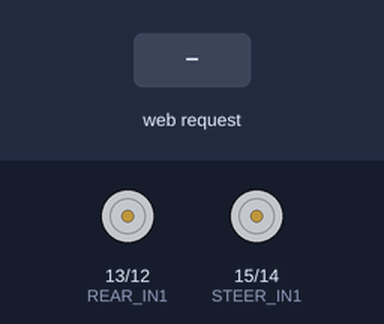
Recording of a sketch running on a simulated ESP32. Parts: motor-driver pin pairs drawn as motors (green arrow = first pin HIGH = forward, orange = second pin HIGH = backward, longer = more drive). Inputs (shaded band) come from the test bench. What the sketch prints to the serial monitor is not drawn.

Above: at 1.5 s.
1.6 s: HTTP request GET /drive?rear=1 received
At 2.4 s:
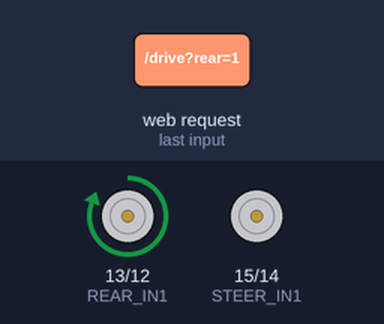
4.6 s: HTTP request GET /drive?steer=1 received
At 5.9 s:
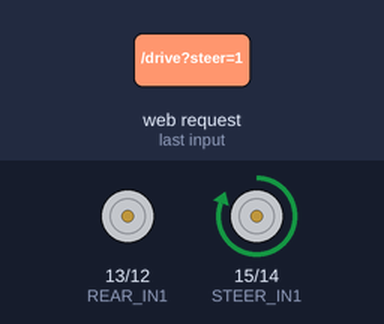
7.6 s: HTTP request GET /drive?rear=1&steer=1 received
At 8.2 s:
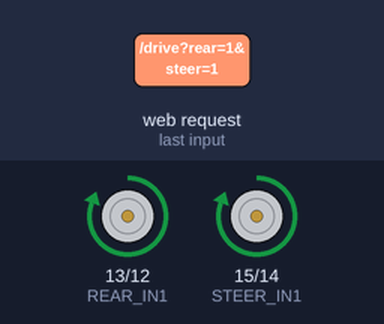
10.6 s: HTTP request GET /drive?rear=120&steer=120 received
At 13.2 s:
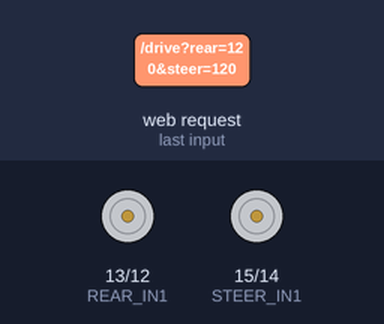
Timing chart, 0 to 14.6 s (numbered marks = the images above; inputs shaded):
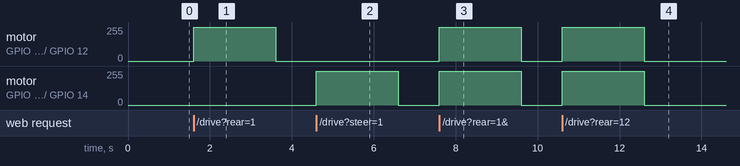

Measured:
- after the input at 1.6 s, motor on GPIO 13 (REAR_IN1) / GPIO 12 (REAR_IN2): stopped → forward 255/255 at once, → stopped 2.0 s later
- after the input at 4.6 s, motor on GPIO 15 (STEER_IN1) / GPIO 14 (STEER_IN2): stopped → forward 255/255 at once, → stopped 2.0 s later
- after the input at 7.6 s, motor on GPIO 13 (REAR_IN1) / GPIO 12 (REAR_IN2), motor on GPIO 15 (STEER_IN1) / GPIO 14 (STEER_IN2): stopped → forward 255/255 at once, → stopped 2.0 s later
- after the input at 10.6 s, motor on GPIO 13 (REAR_IN1) / GPIO 12 (REAR_IN2), motor on GPIO 15 (STEER_IN1) / GPIO 14 (STEER_IN2): stopped → forward 255/255 at once, → stopped 2.0 s later

The sketch:

Porsche_.ino
```cpp
#include <WiFi.h>
#include <WebServer.h>

WebServer server(80);

const char* ap_ssid = "Porsche_RC";
const char* ap_pass = "12345678";

const int REAR_IN1 = 13;
const int REAR_IN2 = 12;

const int STEER_IN1 = 15;
const int STEER_IN2 = 14;

unsigned long lastCmdMs = 0;
const unsigned long timeoutMs = 2000;

void motorStop(int in1, int in2) {
  digitalWrite(in1, LOW);
  digitalWrite(in2, LOW);
}

void motorForward(int in1, int in2) {
  digitalWrite(in1, HIGH);
  digitalWrite(in2, LOW);
}

void motorReverse(int in1, int in2) {
  digitalWrite(in1, LOW);
  digitalWrite(in2, HIGH);
}

void setMotor(int in1, int in2, int dir) {
  if (dir > 0) motorForward(in1, in2);
  else if (dir < 0) motorReverse(in1, in2);
  else motorStop(in1, in2);
}

const char PAGE[] PROGMEM = R"rawliteral(
<!doctype html>
<html>
<head>
  <meta name="viewport" content="width=device-width, initial-scale=1">
  <title>ESP32 RC</title>
  <style>
    body {
      font-family: Arial, sans-serif;
      text-align: center;
      margin: 20px;
    }
    .row {
      margin: 10px 0;
    }
    button {
      width: 90px;
      height: 60px;
      font-size: 24px;
      margin: 6px;
    }
  </style>
</head>
<body>
  <h2>ESP32 RC Controller</h2>
  <p>Keyboard: W A S D</p>
  <p>Touch buttons also work</p>

  <div class="row">
    <button onmousedown="press('w')" onmouseup="release('w')" ontouchstart="press('w')" ontouchend="release('w')">W</button>
  </div>
  <div class="row">
    <button onmousedown="press('a')" onmouseup="release('a')" ontouchstart="press('a')" ontouchend="release('a')">A</button>
    <button onmousedown="press('s')" onmouseup="release('s')" ontouchstart="press('s')" ontouchend="release('s')">S</button>
    <button onmousedown="press('d')" onmouseup="release('d')" ontouchstart="press('d')" ontouchend="release('d')">D</button>
  </div>

<script>
let rear = 0;
let steer = 0;
let sendTimer = null;

async function send() {
  try {
    await fetch("/drive?rear=" + rear + "&steer=" + steer, { cache: "no-store" });
  } catch (e) {}
}

function startSending() {
  if (!sendTimer) {
    send();
    sendTimer = setInterval(send, 100);
  }
}

function stopSendingIfIdle() {
  if (rear === 0 && steer === 0 && sendTimer) {
    clearInterval(sendTimer);
    sendTimer = null;
    send();
  }
}

function press(k) {
  if (k === "w") rear = 1;
  if (k === "s") rear = -1;
  if (k === "a") steer = -1;
  if (k === "d") steer = 1;
  startSending();
}

function release(k) {
  if (k === "w" && rear === 1) rear = 0;
  if (k === "s" && rear === -1) rear = 0;
  if (k === "a" && steer === -1) steer = 0;
  if (k === "d" && steer === 1) steer = 0;

  if (rear !== 0 || steer !== 0) {
    send();
  } else {
    stopSendingIfIdle();
  }
}

window.addEventListener("keydown", (e) => {
  const k = e.key.toLowerCase();
  if ("wasd".includes(k)) {
    e.preventDefault();
    press(k);
  }
});

window.addEventListener("keyup", (e) => {
  const k = e.key.toLowerCase();
  if ("wasd".includes(k)) {
    e.preventDefault();
    release(k);
  }
});

window.addEventListener("blur", () => {
  rear = 0;
  steer = 0;
  stopSendingIfIdle();
});
</script>
</body>
</html>
)rawliteral";

void handleRoot() {
  server.send(200, "text/html", PAGE);
}

void handleDrive() {
  int rear = 0;
  int steer = 0;

  if (server.hasArg("rear")) rear = server.arg("rear").toInt();
  if (server.hasArg("steer")) steer = server.arg("steer").toInt();

  setMotor(REAR_IN1, REAR_IN2, rear);
  setMotor(STEER_IN1, STEER_IN2, steer);

  lastCmdMs = millis();
  server.send(200, "text/plain", "OK");
}

void setup() {
  Serial.begin(115200);
  delay(300);

  pinMode(REAR_IN1, OUTPUT);
  pinMode(REAR_IN2, OUTPUT);
  pinMode(STEER_IN1, OUTPUT);
  pinMode(STEER_IN2, OUTPUT);

  motorStop(REAR_IN1, REAR_IN2);
  motorStop(STEER_IN1, STEER_IN2);

  WiFi.mode(WIFI_AP);
  WiFi.setSleep(false);

  bool ok = WiFi.softAP(ap_ssid, ap_pass, 1, 0, 4);

  Serial.println();
  Serial.print("softAP() = ");
  Serial.println(ok ? "OK" : "FAIL");
  Serial.print("AP SSID: ");
  Serial.println(ap_ssid);
  Serial.print("AP IP: ");
  Serial.println(WiFi.softAPIP());

  server.on("/", handleRoot);
  server.on("/drive", handleDrive);
  server.begin();

  Serial.println("HTTP server started");
}

void loop() {
  server.handleClient();

  if (millis() - lastCmdMs > timeoutMs) {
    motorStop(REAR_IN1, REAR_IN2);
    motorStop(STEER_IN1, STEER_IN2);
  }
}
```
